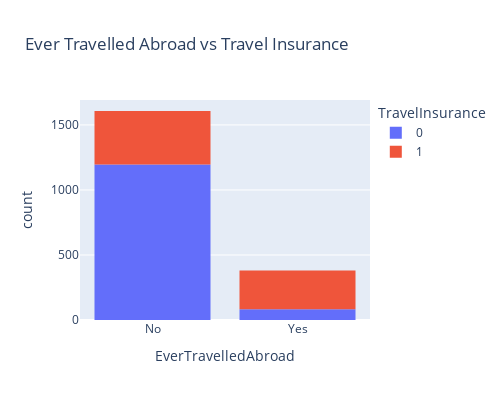

This figure's notebook cell:
### Markdown cell above
7. Apakah orang yang sering berpergian ke luar negeri lebih banyak membeli asuransi?

### Code cell
px.histogram(df, 
             x='EverTravelledAbroad', 
             color='TravelInsurance', 
             title='Ever Travelled Abroad vs Travel Insurance',
             width=500, 
             height=400
            )

### Figure 1 — Plotly figure (JSON) as saved in the notebook; plotly's stock layout.template omitted (floating-point values rounded to 4 significant figures; data arrays with more than 128 entries replaced by an {"elided": "..."} marker saying what was removed)
{"data": [{"alignmentgroup": "True", "bingroup": "x", "hovertemplate": "TravelInsurance=0<br>EverTravelledAbroad=%{x}<br>count=%{y}<extra></extra>", "legendgroup": "0", "marker": {"color": "#636efa", "pattern": {"shape": ""}}, "name": "0", "offsetgroup": "0", "orientation": "v", "showlegend": true, "type": "histogram", "x": {"elided": "1277 str values"}, "xaxis": "x", "yaxis": "y"}, {"alignmentgroup": "True", "bingroup": "x", "hovertemplate": "TravelInsurance=1<br>EverTravelledAbroad=%{x}<br>count=%{y}<extra></extra>", "legendgroup": "1", "marker": {"color": "#EF553B", "pattern": {"shape": ""}}, "name": "1", "offsetgroup": "1", "orientation": "v", "showlegend": true, "type": "histogram", "x": {"elided": "710 str values"}, "xaxis": "x", "yaxis": "y"}], "layout": {"barmode": "relative", "height": 400, "legend": {"title": {"text": "TravelInsurance"}, "tracegroupgap": 0}, "title": {"text": "Ever Travelled Abroad vs Travel Insurance"}, "width": 500, "xaxis": {"anchor": "y", "domain": [0, 1], "title": {"text": "EverTravelledAbroad"}}, "yaxis": {"anchor": "x", "domain": [0, 1], "title": {"text": "count"}}}}
